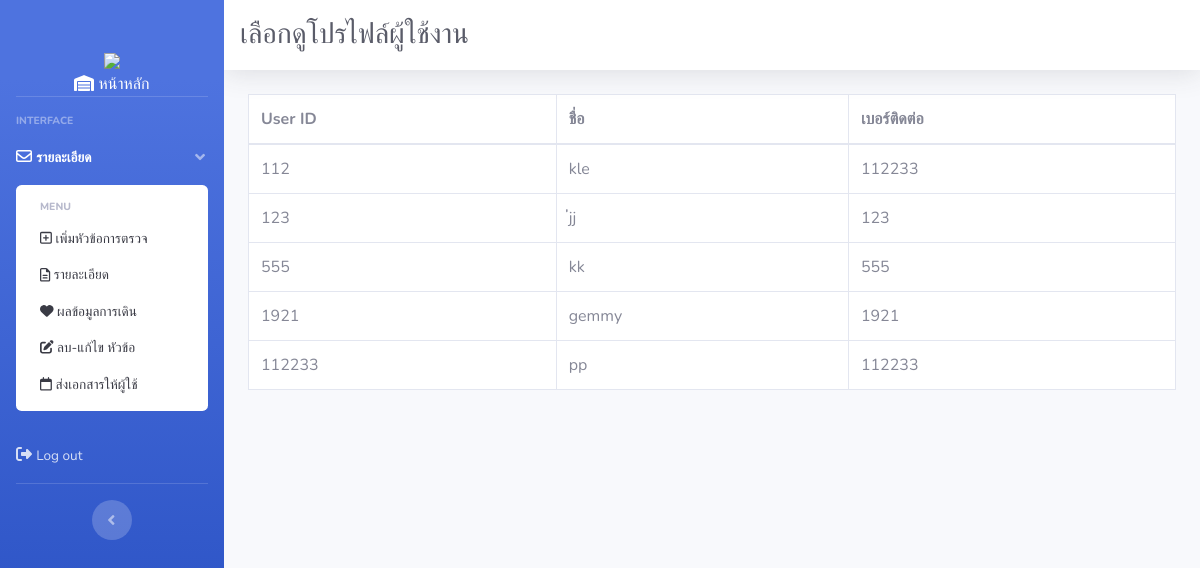
/project_health/admin/view_user_sum.php, run on the app's committed database.
### tables this page shows
CREATE TABLE `user` (
  `id` int(11) NOT NULL,
  `name` varchar(20) NOT NULL,
  `phone` int(11) NOT NULL,
  `time` timestamp NOT NULL DEFAULT current_timestamp() ON UPDATE current_timestamp(),
  `role` varchar(10) NOT NULL,
  `profile_picture` varchar(255) NOT NULL
);

### project_health/admin/view_user_sum.php (the view, shortened to what this page needs)
<?php
require_once '../config/db.php';
$query = "SELECT * FROM `user`";
$result = $conn->query($query);
if ($result->rowCount() > 0) {
    $data = $result->fetchAll(PDO::FETCH_ASSOC);
?>
<!DOCTYPE html>
<html lang="en">
<head>
    <link href="../vendor/fontawesome-free/css/all.min.css" rel="stylesheet" type="text/css">
    <link href="../css/sb-admin-2.min.css" rel="stylesheet">
</head>
<body id="page-top">
    <div id="wrapper">
        <?php include "header/header.php"; ?>
        <div id="content-wrapper" class="d-flex flex-column">
            <div id="content">
                <nav class="navbar navbar-expand navbar-light bg-white topbar mb-4 static-top shadow">
                    <div class="input-group">
                        <h1 class="h3 mb-0 text-gray-800">เลือกดูโปรไฟล์ผู้ใช้งาน</h1>&nbsp; &nbsp;
                    </div>
                </nav>
                <div class="container-fluid">
                    <div class="table-responsive">
                        <table class="table table-bordered" id="dataTable" width="100%" cellspacing="0">
                            <thead>
                                <tr>
                                    <th>User ID</th>
                                    <th>ชื่อ</th>
                                    <th>เบอร์ติดต่อ</th>
                                </tr>
                            </thead>
                            <tbody>
                                <?php foreach ($data as $row): ?>
                                    <tr>
                                        <td><?= $row['id']; ?></td>
                                        <td><?= $row['name']; ?></td>
                                        <td><?= $row['phone']; ?></td>
                                    </tr>
                                <?php endforeach; ?>
                            </tbody>
                        </table>
                    </div>
                </div>
            </div>
        </div>
    </div>
</body>
</html>
<?php
} else {
    echo "No data found.";
}
?>

### project_health/admin/view_user_sum.php (style rules this page uses)
#dataTable { background-color: white; }

### data on the page
user: id "112", name "kle", phone "112233"
user: id "123", name "่่jj", phone "123"
user: id "555", name "kk", phone "555"
user: id "1921", name "gemmy", phone "1921"
user: id "112233", name "pp", phone "112233"
